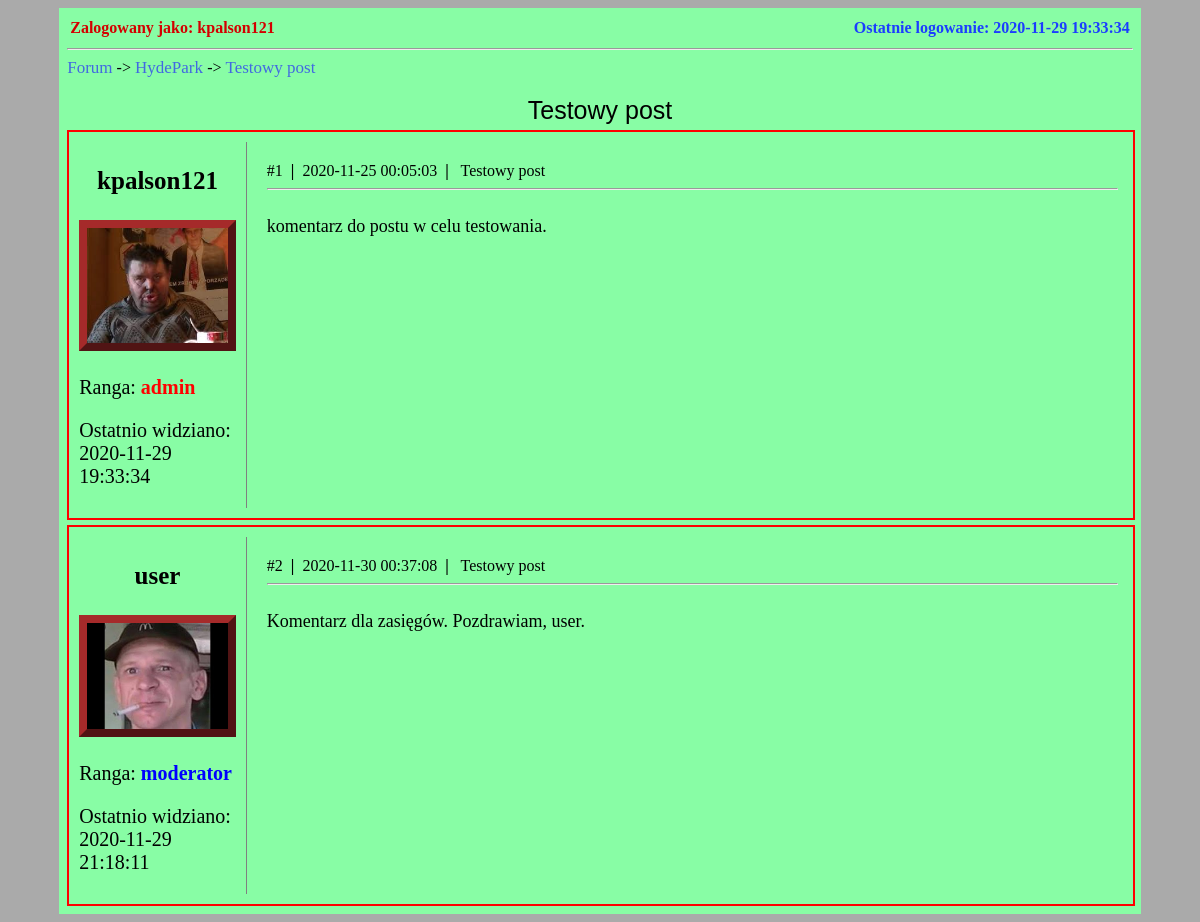
/qForum/post.php?id=1 (signed in), run on the app's committed database.
### tables this page shows
CREATE TABLE `sections` (
  `IDsection` int(11) NOT NULL,
  `name` varchar(255) NOT NULL
);

CREATE TABLE `posts` (
  `IDpost` int(11) NOT NULL,
  `AuthorID` int(11) NOT NULL,
  `topic` varchar(255) NOT NULL,
  `content` longtext NOT NULL,
  `SectionID` int(11) DEFAULT NULL,
  `views` int(11) DEFAULT NULL,
  `comments` int(11) DEFAULT NULL,
  `post_date` datetime DEFAULT NULL
);

CREATE TABLE `comments` (
  `IDcomment` int(11) NOT NULL,
  `PostID` int(11) NOT NULL,
  `AuthorID` int(11) NOT NULL,
  `content` longtext NOT NULL,
  `comment_date` datetime DEFAULT NULL
);

CREATE TABLE `users` (
  `IDuser` int(11) NOT NULL,
  `login` varchar(30) NOT NULL,
  `password` varchar(50) NOT NULL,
  `register_date` date NOT NULL,
  `last_seen_date` datetime NOT NULL,
  `photo_link` longtext NOT NULL,
  `rank` varchar(25) DEFAULT NULL
);

### qForum/post.php (the view, shortened to what this page needs)
<?php
require_once "connect.php";
$connection = @new mysqli($host, $db_user, $db_password, $db_name);
$id = $_GET['id'];
$query_get_section_name = "SELECT name FROM sections WHERE IDsection=(SELECT SectionID FROM posts WHERE IDpost=$id)";
if($result_section_name = $connection->query($query_get_section_name))
{
    if($result_section_name->num_rows > 0)
    {
        $row = $result_section_name->fetch_assoc();
        $name = $row['name'];
    }
    else
    {
        $name = "BŁĄD! Nie można znaleźć tematu postu!";
    }
}
$query_get_post_info = "SELECT * FROM posts WHERE IDpost = $id";
if($result_post_info = $connection->query($query_get_post_info))
{
    if($result_post_info->num_rows > 0)
    {
        $row = $result_post_info->fetch_assoc();
        $topic = $row['topic'];
        $section_id = $row['SectionID'];
    }
    else
    {
        $topic = "BŁĄD! Nie można znaleźć tematu postu!";
    }
}
class Comment
{
    private $id;
    private $author_nick;
    private $author_photo_link;
    private $author_rank;
    private $author_last_seen_date;
    private $comment_date;
    private $comment_content;
    private $topic;
    public function __construct($id, $author_nick, $author_photo_link, $author_rank, $author_last_seen_date, $comment_date, $comment_content, $topic)
    {
        $this->id = $id;
        $this->author_nick = $author_nick;
        $this->author_photo_link = $author_photo_link;
        $this->author_rank = $author_rank;
        $this->author_last_seen_date = $author_last_seen_date;
        $this->comment_date = $comment_date;
        $this->comment_content = $comment_content;
        $this->topic = $topic;
    }
    public function print()
    {
        if($this->author_rank == 'admin')
        {
            $this->author_rank = '<span style="color: red; font-weight: 900">admin</span>';
        }
        else if($this->author_rank == 'moderator')
        {
            $this->author_rank = '<span style="color: blue; font-weight: 600">moderator</span>';
        }
        echo <<<POST
            <div class="user_borderless">
                <p class="author_nick">
                    $this->author_nick
                </p>
                <img src="$this->author_photo_link" class="user_photo" alt="photo of $this->author_nick">
                <p class="author_rank">
                    Ranga: $this->author_rank
                </p>
                <p class="author_last_seen">
                    Ostatnio widziano: $this->author_last_seen_date
                </p>
            </div>
            <div class="comment_info">
                <span>
                #$this->id &nbsp;<b>|</b>&nbsp;
                $this->comment_date &nbsp;<b>|</b> &nbsp;
                $this->topic
            </span>
            <hr>
            <br>
            <div class="comment_msg">
                $this->comment_content
            </div>
            </div>
        POST;
    }
}
?>
<!DOCTYPE html>
<html lang="pl">
    <head>
        <link rel="stylesheet" href="style.css" type="text/css">
        <link rel="stylesheet" href="panel.css" type="text/css">
        <link rel="stylesheet" href="section.css" type="text/css">
        <link rel="stylesheet" href="post.css" type="text/css">
    </head>
    <body>
        <div id="container">
            <header>
                <table id="head_table">
                    <tr>
                        <td id="logged_as">
                            Zalogowany jako:
                            <?php
                            echo $_SESSION['login'];
                            ?>
                        </td>
                        <td id="clock">
                        </td>
                        <td id="last_seen">
                            Ostatnie logowanie:
                            <?php
                            echo $_SESSION['last_seen'];
                            ?>
                        </td>
                    </tr>
                </table>
            </header>
            <hr>
            <div id="link_chain">
                <a href="panel.php">Forum</a>
                <span> -> </span>
                <a href="section.php?id=<?php echo $section_id; ?>">
                    <?php echo $name; ?>
                </a>
                <span> -> </span>
                <a href="post.php?id=<?php echo $id; ?>">
                    <?php echo $topic; ?>
                </a>
            </div>
            <br>
            <div id="post_topic">
                <?php echo $topic ?>
            </div>
            <?php
            $query_get_comments = "SELECT * FROM comments, users WHERE PostID = $id AND AuthorID = IDuser";
            if($result_get_comments = $connection->query($query_get_comments))
            {
                $comments = array();
                if($result_get_comments->num_rows > 0)
                {
                    $post_index = 1;
                    while($row = $result_get_comments->fetch_assoc())
                    {
                        $comment = new Comment($post_index++, $row['login'], $row['photo_link'], $row['rank'], $row['last_seen_date'], $row['comment_date'], $row['content'], $topic);
                        array_push($comments, $comment);
                    }
                    for($i=0; $i<count($comments); $i++)
                    {
                        echo '<div class="table_border">';
                        $comments[$i]->print();
                        echo '</div>';
                    }
                }
                else{
                    echo "Brak komentarzy w tym poście?! DZIWNE.. :O";
                }
            }
            ?>
        </div>
    </body>
</html>

### qForum/style.css (style rules this page uses)
body { background-color: #AAA; }
#container { position: relative; top: 0; width: 90%; margin: 0 auto; background-color: #88fda5; padding: 8px; min-height: 90vh; }
table { width: 100%; vertical-align: top; table-layout: fixed }
#logged_as { text-align: left; color: rgb(211, 0, 0); font-weight: 900; vertical-align: top; }
#clock { text-align: center; color: rgb(95, 2, 149); font-weight: 600; font-size: 30px; }
#last_seen { text-align: right; color: rgb(27, 61, 255); font-weight: 900; vertical-align: top; }

### qForum/panel.css (style rules this page uses)
.table_border { border: 2px solid red; width: 98%; margin: 0 auto; padding: 10px; font-size: 20px; position: relative; margin-top: 5px; }

### qForum/section.css (style rules this page uses)
#link_chain a { text-decoration: none; color: royalblue; font-size: 17px; font-family: Verdana; }

### qForum/post.css (style rules this page uses)
#post_topic { font-family: 'Arial Narrow Bold', sans-serif; font-size: 25px; color: black; text-align: center; }
.user_borderless { display: inline-block; width: 15%; padding-right: 10px; border-right: 1px solid grey; margin-right: 20px; }
.comment_info { display: inline-block; width: 80%; position: absolute; top: 30px; font-size: 16px; }
.comment_msg { font-size: 18px; }
.user_photo { width: 90%; }
.author_nick { text-align: center; font-weight: 900; font-size: 25px; }
.user_photo { border: 8px outset brown; }

### data on the page
sections: name "HydePark"
posts: topic "Testowy post"
comments: AuthorID.login "kpalson121", AuthorID.photo_link (picture), AuthorID.last_seen_date "2020-11-29 19:33:34", id "1", comment_date "2020-11-25 00:05:03", PostID.topic "Testowy post", content "komentarz do postu w celu testowania."
comments: AuthorID.login "user", AuthorID.photo_link (picture), AuthorID.last_seen_date "2020-11-29 21:18:11", id "2", comment_date "2020-11-30 00:37:08", PostID.topic "Testowy post", content "Komentarz dla zasięgów. Pozdrawiam, user."

### other printed values
$_SESSION['login'] "kpalson121"
$_SESSION['last_seen'] "2020-11-29 19:33:34"
